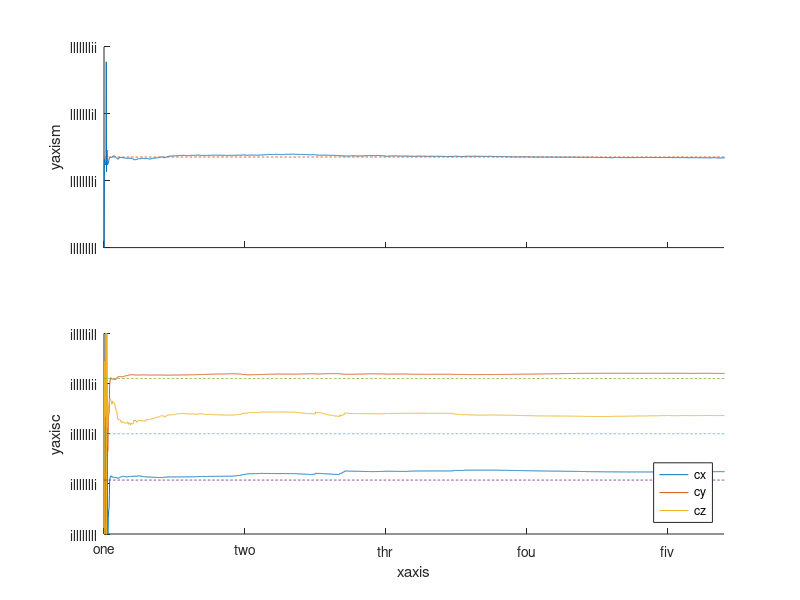
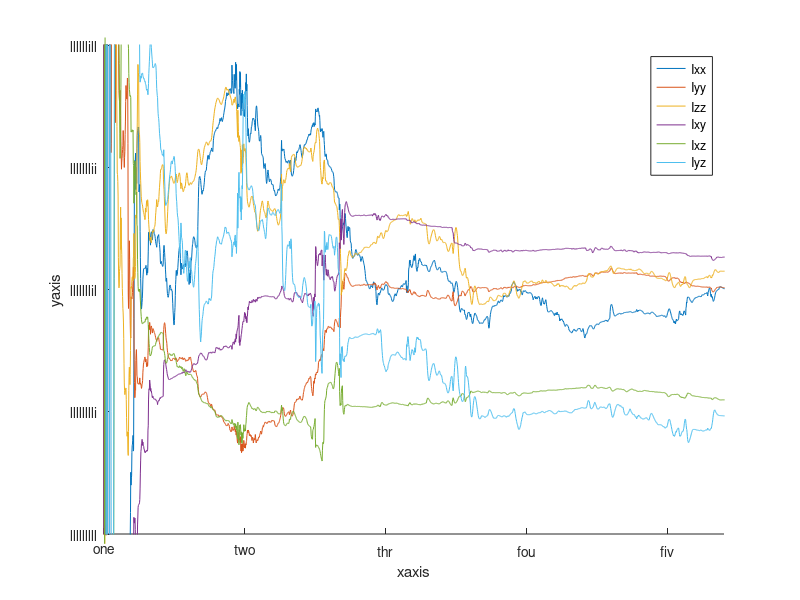
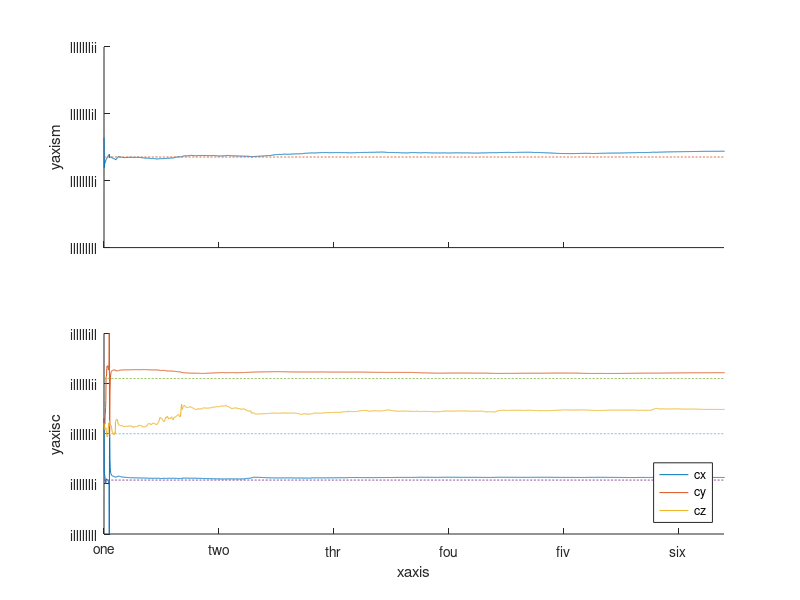
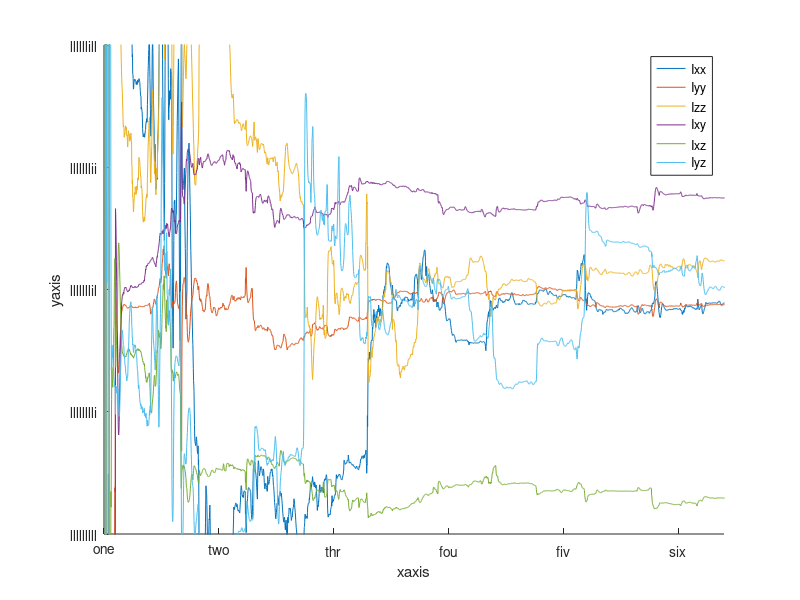

Here is the MATLAB script that generated these plots, in order:
%% initialization
Ts = 0.01;
c = [-0.185 0.22 0]';
m = 4.3545;

startRobot = 2683;
stopRobot = 4963;
lengthRobot = stopRobot - startRobot + 1;
startHuman = 3822;
stopHuman = 6592;
lengthHuman = stopHuman - startHuman + 1;

close all;
estimationRobot = load('multiple_grasping_points_robot/estimation.dat');
estimationHuman = load('multiple_grasping_points_human/estimation.dat');

%% robot
figure;
t = Ts*(0:(stopRobot - startRobot));
subplot(2, 1, 1);
hold on;
plot(t, estimationRobot(startRobot:stopRobot, 1));
plot(t, ones(lengthRobot, 1)*m, '--');
hold off;
ylim([3 6]);
xlim([0 22]);
ylabel('yaxism')
set(gca,'YTick',3:1:6)
set(gca,'XTick',0:5:22)
set(gca,'XTickLabel',{})
set(gca,'YTickLabel',{'lllllllll','lllllllli','lllllllil','lllllllii'})
subplot(2, 1, 2);
hold on;
plot(t, estimationRobot(startRobot:stopRobot, 2:4)/m);
plot(t, bsxfun(@times, ones(3, lengthRobot), c), '--');
hold off;
ylim([-0.4 0.4]);
xlim([0 22]);
xlabel('xaxis')
ylabel('yaxisc')
set(gca,'YTick',-0.4:0.2:0.4)
set(gca,'YTickLabel',{'illllllll','illllllli','illllllil','illllllii','illlllill'})
set(gca,'XTick',0:5:22)
set(gca,'XTickLabel',{'one','two','thr','fou','fiv'})
legend('cx', 'cy', 'cz', 'Location', 'southeast');
print(gcf,'../figures/multiple_grasping_points_robot_mass_and_cog','-depsc' );
figure;
hold on;
plot(t, estimationRobot(startRobot:stopRobot, 5:10));
hold off;
ylim([-0.1 0.1]);
xlim([0 22]);
xlabel('xaxis')
ylabel('yaxis')
set(gca,'YTick',-0.1:0.05:0.1)
set(gca,'YTickLabel',{'lllllllll','lllllllli','lllllllil','lllllllii','llllllill'})
set(gca,'XTick',0:5:22)
set(gca,'XTickLabel',{'one','two','thr','fou','fiv','six'})
legend('Ixx', 'Iyy', 'Izz', 'Ixy', 'Ixz', 'Iyz');
print(gcf,'../figures/multiple_grasping_points_robot_inertias','-depsc' );

%% human
figure;
t = Ts*(0:(stopHuman - startHuman));
subplot(2, 1, 1);
hold on;
plot(t, estimationHuman(startHuman:stopHuman, 1));
plot(t, ones(lengthHuman, 1)*m, '--');
hold off;
ylim([3 6]);
xlim([0 27]);
ylabel('yaxism')
set(gca,'YTick',3:1:6)
set(gca,'XTick',0:5:22)
set(gca,'XTickLabel',{})
set(gca,'YTickLabel',{'lllllllll','lllllllli','lllllllil','lllllllii'})
subplot(2, 1, 2);
hold on;
plot(t, estimationHuman(startHuman:stopHuman, 2:4)/m);
plot(t, bsxfun(@times, ones(3, lengthHuman), c), '--');
hold off;
ylim([-0.4 0.4]);
xlim([0 27]);
xlabel('xaxis')
ylabel('yaxisc')
set(gca,'YTick',-0.4:0.2:0.4)
set(gca,'YTickLabel',{'illllllll','illllllli','illllllil','illllllii','illlllill'})
set(gca,'XTick',0:5:25)
set(gca,'XTickLabel',{'one','two','thr','fou','fiv','six'})
legend('cx', 'cy', 'cz', 'Location', 'southeast');
print(gcf,'../figures/multiple_grasping_points_human_mass_and_cog','-depsc' );
figure;
hold on;
plot(t, estimationHuman(startHuman:stopHuman, 5:10));
hold off;
ylim([-0.1 0.1]);
xlim([0 27]);
xlabel('xaxis')
ylabel('yaxis')
set(gca,'YTick',-0.1:0.05:0.1)
set(gca,'YTickLabel',{'lllllllll','lllllllli','lllllllil','lllllllii','llllllill'})
set(gca,'XTick',0:5:25)
set(gca,'XTickLabel',{'one','two','thr','fou','fiv','six'})
legend('Ixx', 'Iyy', 'Izz', 'Ixy', 'Ixz', 'Iyz');
print(gcf,'../figures/multiple_grasping_points_human_inertias','-depsc' );